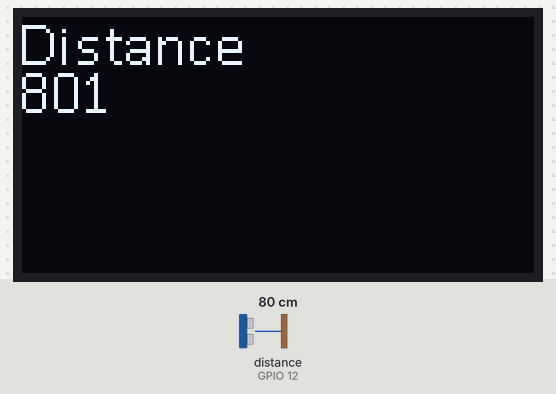
Bench run of a program on a simulated ESP8266 board running MicroPython. Parts: 128×64 one-colour display. Inputs (shaded band) come from the test bench; at power-on: distance to the obstacle (sensor on GPIO 12) 80 cm. The echo pulse lasts 58.3 µs per cm; WiFi joins after 1.5 s; no MQTT or app messages arrive unless stated; library files of the repository ran but are not shown: hcsr04.py, sh1106.py, writer.py, myfont15.py; what the program prints to the serial console is not drawn.

Above: at 3.3 s.
3.4 s: distance to the obstacle (sensor on GPIO 12) set to 2 cm
At 4.3 s:
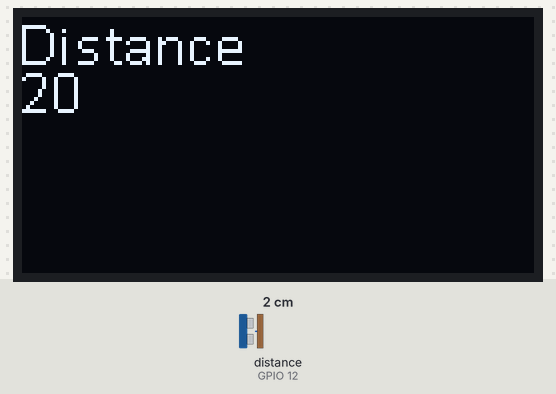
5.1 s: distance to the obstacle (sensor on GPIO 12) set to 4 cm
At 6.9 s:
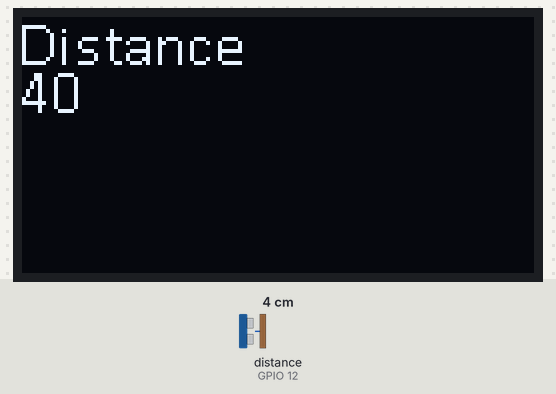
7.5 s: distance to the obstacle (sensor on GPIO 12) set to 9 cm
At 9.4 s:
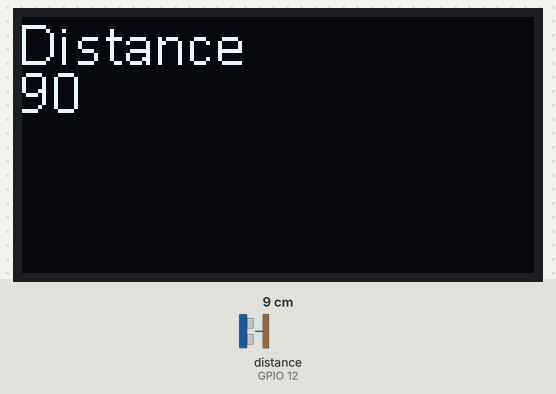
Timing chart, 0 to 10.9 s (numbered marks = the images above; inputs shaded):
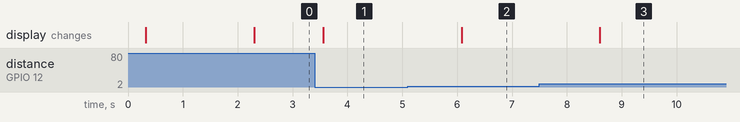

Measured:
- after the input at 3.4 s, the display: changes after 0.16 s (image 1)
- after the input at 5.1 s, the display: changes after 0.98 s (image 2)
- after the input at 7.5 s, the display: changes after 1.1 s (image 3)

The program:

main.py
```python
from machine import Pin, I2C
import time

import network

from umqtt.robust import MQTTClient

#from machine import Timer

import ubinascii

from hcsr04 import HCSR04

from sh1106 import SH1106_SPI, SH1106_I2C
from writer import Writer
import myfont15


i2c = I2C(scl=Pin(5), sda=Pin(4), freq=40000)

#configure display
WIDTH = const(128)
Lastline = 0
NewScreen = False
HEIGHT = 64
shdisp = SH1106_I2C(WIDTH, HEIGHT, i2c, None)
DispTopic = ["","","","",""]
DispMsg = ["","","","",""]
wri2 = Writer(shdisp, myfont15, verbose=False)   #  freesans20
Writer.set_clip(True, True)
wri2.set_textpos(0,0)
wri2.printstring("Distance")
shdisp.show()

#configue Ultrasonic Distance Sensor
sensor = HCSR04(trigger_pin=13, echo_pin=12)

#configure wifi
wlan = network.WLAN(network.STA_IF)
#configure MQTT
mac = wlan.config('mac')  # get full mac address
macascii = ubinascii.hexlify(mac)  # turn mac into ascii
node = b'Yellow' + macascii[6:]  # node for MQTT
server = "192.168.1.180"
c = MQTTClient(node, server)
channel = [b'Aqua/Tank']


sec30 = 30000
refdistance=700

def do_connect():
    wlan.active(True)
    if not wlan.isconnected():
        print('connecting to network...')
        wlan.connect('canucks_fans_live_here', 'Impre5si0ni5t')
        while not wlan.isconnected():
            pass
    print('network config:', wlan.ifconfig())


    print(node)
    print(server)


    try:
        c.connect()
        print('MQTT Connected')
    except Exception as e:
        print('could not connect to MQTT server {}{}'.format(type(e).__name__, e))
        sys.exit()


def main():
    do_connect()
    # ADAFRUIT_USERNAME/feeds/ADAFRUIT_IO_FEEDNAME1
    # mqtt_feedname1 = bytes('{:s}/feeds/{:s}'.format(ADAFRUIT_USERNAME, ADAFRUIT_IO_FEEDNAME1), 'utf-8')
    # mqtt_feedname2 = bytes('{:s}/feeds/{:s}'.format(ADAFRUIT_USERNAME, ADAFRUIT_IO_FEEDNAME2), 'utf-8')
    reftime = time.ticks_ms()
    while True:
        wri2.set_textpos(12, 0)
        distance = sensor.distance_mm()
        wri2.printstring(str(distance) + '        ')
        print("Distance", distance)
        shdisp.show()
        time.sleep(1)
        now = time.ticks_ms()
        if (now - reftime) > sec30:
            reftime = reftime + sec30
            a = c.publish(channel[0], str(distance), qos=1)
            print("Message Sent")


if __name__ == '__main__':
    main()
```
